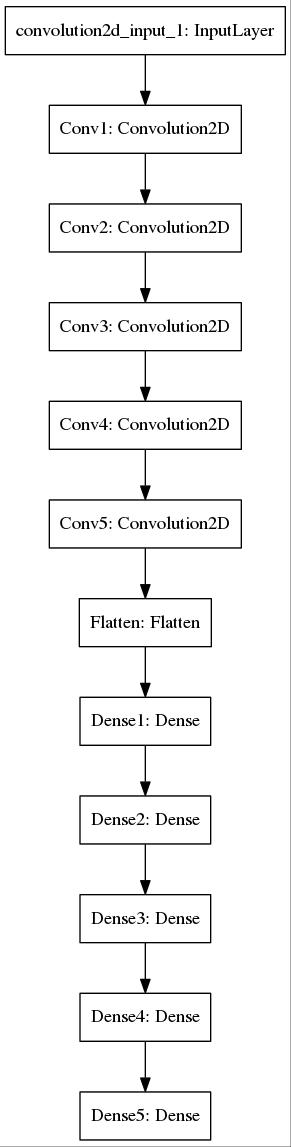

This figure's Python source:
#Use Keylogger from https://gist.github.com/whym/402801

import cv2, sys, os
from keras.layers import Dense, Activation
from keras.layers.convolutional import Convolution2D
from keras.layers.core import Dropout, Flatten
from keras.models import load_model, model_from_json, Sequential
from keras.optimizers import SGD, Adam
from keras.regularizers import l2, activity_l2
from keras.utils.visualize_util import plot
import matplotlib.pyplot as plt
import numpy as np

BATCH_SIZE = 32
NUM_EPOCHS = 1
LEARNING_RATE = 0.0001
MOMENTUM = 0.01
REGULARIZE_PARAM=0.1
DECAY = 0.0

database_loc = "./simulator-linux/driving_log.csv"

DATA_WIDTH = 200
DATA_HEIGHT = 66

train_size = 1.0
show_data = True

# percentage of data to be cut from left, top, right, bottom
ROI_bbox = [0.0, 0.40, 0.0, 0.13]

def cut_ROI_bbox(image_data):
    w = image_data.shape[1]
    h = image_data.shape[0]
    x1 = int(w * ROI_bbox[0])
    x2 = int(w * (1 - ROI_bbox[2]))
    y1 = int(h * ROI_bbox[1])
    y2 = int(h * (1 - ROI_bbox[3]))
    ROI_data = image_data[y1:y2, x1:x2]
    return ROI_data

def preprocess_image(image):
    ROI_data = cut_ROI_bbox(image)
    processed_data = cv2.resize(ROI_data, (DATA_WIDTH, DATA_HEIGHT))
    return processed_data

class ModelHelper:
    def __init__(self, filename):
        self.model = self.define_model()
        self.curr_id = 0
        self.y = list()
        self.x = np.empty((BATCH_SIZE, DATA_HEIGHT, DATA_WIDTH, 3), dtype=np.uint8)
        if(os.path.isfile(filename + ".h5")):
            print "------------------loading model weights-------------"
            self.model = self.load_model_with_weights(filename)

    def define_model(self):
        model = Sequential()
        model.add(Convolution2D(24, 5, 5, name='Conv1', border_mode='same', subsample=(2, 2),
                                input_shape=(DATA_HEIGHT, DATA_WIDTH, 3), activation='relu'))
        model.add(Convolution2D(36, 5, 5, name='Conv2', border_mode='same', subsample=(2, 2)))
        model.add(Convolution2D(48, 5, 5, name='Conv3', border_mode='same', subsample=(2, 2)))
        model.add(Convolution2D(64, 3, 3, name='Conv4', border_mode='same', subsample=(1, 1)))
        model.add(Convolution2D(64, 3, 3, name='Conv5', border_mode='same', subsample=(1, 1)))
        model.add(Flatten(name='Flatten'))
        model.add(Dense(1164, name='Dense1', init='uniform'))
        #model.add(Dropout(0.1))
        model.add(Dense(100, name='Dense2', init='uniform', activation='relu'))
        #model.add(Dropout(0.1))
        model.add(Dense(50, name='Dense3', init='uniform', activation='relu'))
        #model.add(Dropout(0.1))
        model.add(Dense(10, name='Dense4', init='uniform', activation='relu'))
        model.add(Dense(1, name='Dense5', init='uniform', activation='tanh'))
        return model

    def create_random_data(batches):
        x = np.random.random((batch_size * batches, DATA_HEIGHT, DATA_WIDTH, 3))
        y = np.random.randint(2, size=(batch_size * batches, 1))
        return x, y
    
    def read_csv_entries(self, filename):
        self.lines = []
        with open(filename, 'r') as dbfile:
            self.lines = dbfile.readlines()
            #lines.append(dbfile.readlines())
        return self.lines
    
    def get_next_entries(self, count, entries):
        # Allocate twice to accomodate original and flipped images
        x = np.empty((2*count, DATA_HEIGHT, DATA_WIDTH, 3), dtype=np.uint8)
        y = np.empty((2*count), dtype=float)
        idx = 0
        curr = self.curr_id
        for entry in self.lines[curr:curr+count]:
            output = entry.split()
            entry = entry.replace(",", "")
            [c_f, l_f, r_f, steering, throttle, breaks, speed] = entry.split()
            #print steering, c_f
            image_data = cv2.imread(c_f)
            image_data = preprocess_image(image_data)

            #cv2.imshow("Raw Input", image_data)
            #cv2.waitKey(1)
            curr += 1
            if(curr > len(self.lines)):
                curr = 0

            self.curr_id = curr 

            x[idx, :, :, :] = np.copy(image_data)
            y[idx] = np.copy(float(steering))
            idx += 1
        return x, y

    def set_optimizer_params(self, learning_rate):
        Adam_optimizer = Adam(lr=learning_rate, beta_1=0.9, beta_2=0.999, epsilon=1e-08, decay=DECAY)
        self.model.compile(loss='mean_squared_error', optimizer=Adam_optimizer, metrics=['accuracy'])
    
    def start_training(self, x, y):
        #sgd = SGD(lr=LEARNING_RATE) #, momentum=MOMENTUM, decay=DECAY, nesterov=False)
        #self.model.compile(loss='mean_squared_error', optimizer=sgd, metrics=['accuracy'])
        hist = self.model.fit(x, y, nb_epoch=NUM_EPOCHS, batch_size=BATCH_SIZE, shuffle=True,
                              validation_split=0.2)
        return hist

    def train_model(self, X_train, y_train):
        h = self.model.fit(X_train, y_train,
            nb_epoch = 1, verbose=0, batch_size=training_batch_size)
        self.model.save_weights(checkpoint_filename)
        print('loss : ',h.history['loss'][-1])
        return model

    def train_with_input(self, x_in, y_in):
        curr_id = len(self.y)
        self.x[curr_id, :, :, :] = x_in
        self.y.append(y_in)
        if len(self.y) == BATCH_SIZE:
            y = np.array(self.y)
            #x = np.array(self.x)
            print("lr: ", self.model.optimizer.get_config()['lr'])
            hist = self.model.fit(self.x, y, nb_epoch=1, batch_size=BATCH_SIZE, verbose=1, validation_data=(self.x, self.y))
            self.y = []
            return hist
        else:
            return None

    def save_model_to_json_file(self, filename):
        json_string = self.model.to_json()
        with open(filename + '.json', 'w') as jfile:
            jfile.write(json_string)
    
    def save_model_weights(self, filename):
        self.model.save(filename + '.h5')
    
    def load_model_from_json(filename):
        with open(filename + '.json', 'r') as jfile:
            json_string = jfile.read()
    
        self.model = model_from_json(json_string)
        return model
    
    def load_model_with_weights(self, filename):
        return load_model(filename + '.h5')
    
    def plot_model_to_file(self, filename):
        plot(self.model, to_file=filename + '.jpg')
    
    def show_model_from_image(self, filename):
        model_image = cv2.imread(filename + ".jpg")
        cv2.imshow("model", model_image)
        cv2.waitKey(0)
    
    def plot_metrics(self, history):
        #import pdb; pdb.set_trace()
        print(history.history.keys())
        # summarize history for accuracy
        plt.plot(history.history['acc'])
        plt.plot(history.history['val_acc'])
        plt.title('model accuracy')
        plt.ylabel('accuracy')
        plt.xlabel('epoch')
        plt.legend(['train', 'test'], loc='upper right')
        plt.show()
        # summarize history for loss
        plt.plot(history.history['loss'])
        plt.plot(history.history['val_loss'])
        plt.title('model loss')
        plt.ylabel('loss')
        plt.xlabel('epoch')
        plt.legend(['train', 'test'], loc='upper right')
        plt.show()

    def plot_predictions(self, x, y, x_val, y_val):
        orig_steer = []
        pred_steering_angle = []
        orig_steer = y.tolist()
        for val in y_val:
            orig_steer.append(val)

        for image in x:
            pred_steering_angle.append(float(self.model.predict(image[None, :, :, :], batch_size=1)))
        for image in x_val:
            pred_steering_angle.append(float(self.model.predict(image[None, :, :, :], batch_size=1)))

        print len(orig_steer), len(pred_steering_angle)
        plt.plot(orig_steer)
        plt.plot(pred_steering_angle)
        plt.xlabel('frame')
        plt.ylim([-15, 15])
        plt.ylabel('steering angle')
        plt.legend(['original', 'predicted'], loc='upper right')
        plt.show()

if __name__ == '__main__':
    model_filename = "model.json"
    model_filename = model_filename[:-5]
    model_handle = ModelHelper(model_filename)
    model_handle.plot_model_to_file(model_filename)
    #model_handle.show_model_from_image(model_filename)

    entries = model_handle.read_csv_entries(database_loc)

    train_entries_count = int(len(entries) * train_size)
    x, y = model_handle.get_next_entries(train_entries_count, entries)

    for i in range(train_entries_count):
        x[train_entries_count+i, :, :, :] = cv2.flip(x[i, :, :, :], 1)
        y[train_entries_count+i] = -1.0 * y[i]

    if show_data:
        for i in range(2*train_entries_count):
            cv2.imshow("ROI Input", x[i])
            cv2.waitKey(1)

    print ("Database size: {}".format(len(entries)))

    model_handle.set_optimizer_params(LEARNING_RATE)
    hist = model_handle.start_training(x, y)
    model_handle.save_model_to_json_file(model_filename)
    model_handle.save_model_weights(model_filename)
    #model_handle.plot_metrics(hist)
    model_handle.plot_predictions(x, y, x_val, y_val)
    #sys.exit(0)
